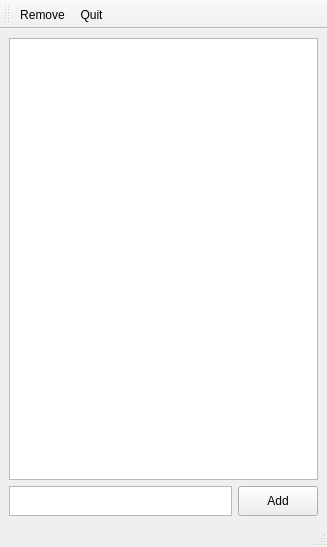
<?xml version="1.0" encoding="UTF-8"?>
<ui version="4.0">
 <class>MainWindow</class>
 <widget class="QMainWindow" name="MainWindow">
  <property name="geometry">
   <rect>
    <x>0</x>
    <y>0</y>
    <width>327</width>
    <height>547</height>
   </rect>
  </property>
  <property name="windowTitle">
   <string>Yet Another Shitty Note Taking App</string>
  </property>
  <widget class="QWidget" name="centralwidget">
   <layout class="QVBoxLayout" name="verticalLayout_2">
    <item>
     <layout class="QVBoxLayout" name="verticalLayout">
      <item>
       <widget class="QListView" name="listView_Notes">
        <property name="minimumSize">
         <size>
          <width>0</width>
          <height>400</height>
         </size>
        </property>
       </widget>
      </item>
      <item>
       <layout class="QHBoxLayout" name="horizontalLayout">
        <item>
         <widget class="QPlainTextEdit" name="plainText_Note">
          <property name="maximumSize">
           <size>
            <width>16777215</width>
            <height>30</height>
           </size>
          </property>
         </widget>
        </item>
        <item>
         <widget class="QPushButton" name="action_Add">
          <property name="maximumSize">
           <size>
            <width>16777215</width>
            <height>30</height>
           </size>
          </property>
          <property name="text">
           <string>Add</string>
          </property>
         </widget>
        </item>
       </layout>
      </item>
     </layout>
    </item>
   </layout>
  </widget>
  <widget class="QMenuBar" name="menubar">
   <property name="geometry">
    <rect>
     <x>0</x>
     <y>0</y>
     <width>327</width>
     <height>30</height>
    </rect>
   </property>
  </widget>
  <widget class="QStatusBar" name="statusbar"/>
  <widget class="QToolBar" name="toolBar">
   <property name="enabled">
    <bool>true</bool>
   </property>
   <property name="windowTitle">
    <string>toolBar</string>
   </property>
   <attribute name="toolBarArea">
    <enum>TopToolBarArea</enum>
   </attribute>
   <attribute name="toolBarBreak">
    <bool>false</bool>
   </attribute>
   <addaction name="action_Remove"/>
   <addaction name="action_Quit"/>
  </widget>
  <action name="action_Quit">
   <property name="text">
    <string>&amp;Quit</string>
   </property>
  </action>
  <action name="action_Remove">
   <property name="enabled">
    <bool>true</bool>
   </property>
   <property name="text">
    <string>&amp;Remove</string>
   </property>
  </action>
 </widget>
 <resources/>
 <connections/>
</ui>
